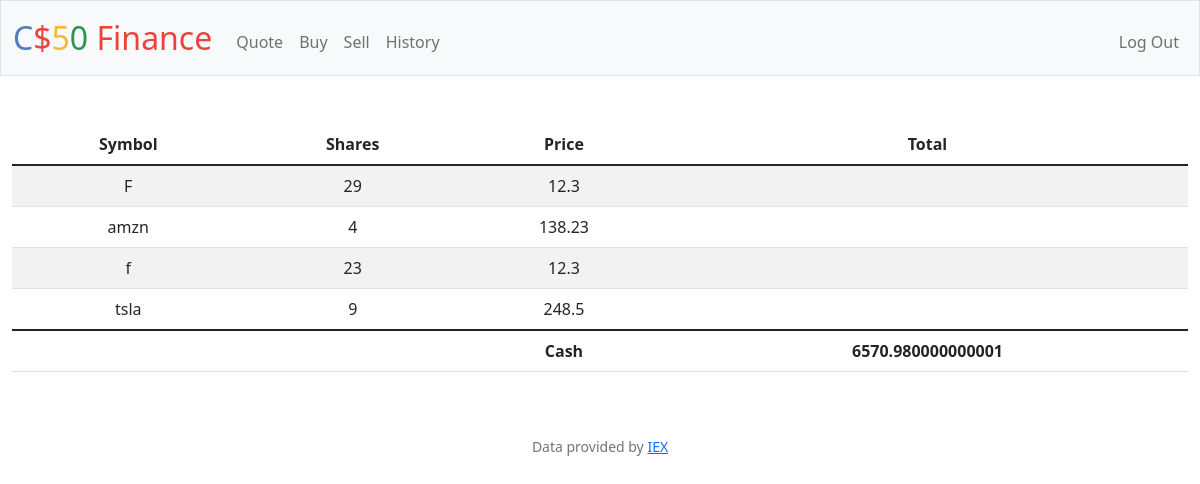
The page / (signed in) on the database its author committed.
### tables this page shows
CREATE TABLE 'transactions' ('id' INTEGER PRIMARY KEY AUTOINCREMENT NOT NULL, 'user_id' INTEGER, 'symbol' TEXT, 'shares' INTEGER, 'price' REAL, 'date' DATETIME);

CREATE TABLE users (id INTEGER PRIMARY KEY AUTOINCREMENT NOT NULL, username TEXT NOT NULL, hash TEXT NOT NULL, cash NUMERIC NOT NULL DEFAULT 10000.00);

### app.py (the view)
@app.route("/")
@login_required
def index():
    user_id = session["user_id"]
    transactions_db = db.execute("SELECT symbol, SUM(shares) AS shares, price FROM transactions WHERE user_id = ? GROUP BY symbol", user_id)
    cash_db = db.execute("SELECT cash FROM users WHERE id = ?", user_id)
    cash = cash_db[0]["cash"]
    return render_template("index.html", database = transactions_db, cash=cash)

### app.py (called while the page is built)
@app.after_request
def after_request(response):
    response.headers["Cache-Control"] = "no-cache, no-store, must-revalidate"
    response.headers["Expires"] = 0
    response.headers["Pragma"] = "no-cache"
    return response

### helpers.py (called while the page is built)
def login_required(f):
    @wraps(f)
    def decorated_function(*args, **kwargs):
        if session.get("user_id") is None:
            return redirect("/login")
        return f(*args, **kwargs)
    return decorated_function

### templates/index.html (shortened to what this page needs)
{% extends "layout.html" %}
{% block main %}
<table class="table table-striped">
    <thead>
        <tr>
            <th scope="col">Symbol</th>
            <th scope="col">Shares</th>
            <th scope="col">Price</th>
            <th class="col">Total</th>
        </tr>
    </thead>
   <tbody>
    {% for row in database %}
    <tr>
        <td>{{ row["symbol"] }}</td>
        <td>{{ row["shares"] }}</td>
        <td>{{ row["price"] }}</td>
        <td></td>
    </tr>
    {% endfor %}
    </tbody>
    <tfoot>
        <tr>
            <td></td>
            <td></td>
            <th scope="1">Cash</th>
            <th scope="1">{{cash}}</th>
        </tr>
    </tfoot>
</table>
{% endblock %}

### rows shown on the page
transactions: symbol "tsla", shares "9", price "248.5"
users: cash "6570.980000000001"

### other values the page prints
{{ row["symbol"] }} "F" "amzn" "f"
{{ row["shares"] }} "29" "4" "23"
{{ row["price"] }} "12.3" "138.23" "12.3"
